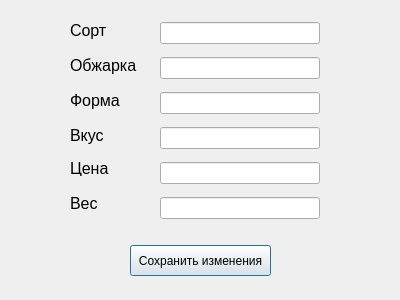
<?xml version="1.0" encoding="UTF-8"?>
<ui version="4.0">
 <class>Dialog</class>
 <widget class="QDialog" name="Dialog">
  <property name="geometry">
   <rect>
    <x>0</x>
    <y>0</y>
    <width>400</width>
    <height>300</height>
   </rect>
  </property>
  <property name="windowTitle">
   <string>Dialog</string>
  </property>
  <widget class="QLabel" name="label_6">
   <property name="geometry">
    <rect>
     <x>70</x>
     <y>195</y>
     <width>51</width>
     <height>16</height>
    </rect>
   </property>
   <property name="font">
    <font>
     <pointsize>12</pointsize>
    </font>
   </property>
   <property name="text">
    <string>Вес</string>
   </property>
  </widget>
  <widget class="QLabel" name="label">
   <property name="geometry">
    <rect>
     <x>70</x>
     <y>20</y>
     <width>41</width>
     <height>21</height>
    </rect>
   </property>
   <property name="font">
    <font>
     <pointsize>12</pointsize>
    </font>
   </property>
   <property name="text">
    <string>Сорт</string>
   </property>
  </widget>
  <widget class="QLabel" name="label_4">
   <property name="geometry">
    <rect>
     <x>70</x>
     <y>125</y>
     <width>71</width>
     <height>21</height>
    </rect>
   </property>
   <property name="font">
    <font>
     <pointsize>12</pointsize>
    </font>
   </property>
   <property name="text">
    <string>Вкус</string>
   </property>
  </widget>
  <widget class="QWidget" name="verticalLayoutWidget">
   <property name="geometry">
    <rect>
     <x>160</x>
     <y>15</y>
     <width>160</width>
     <height>211</height>
    </rect>
   </property>
   <layout class="QVBoxLayout" name="verticalLayout">
    <item>
     <widget class="QLineEdit" name="sortEdit"/>
    </item>
    <item>
     <widget class="QLineEdit" name="fryEdit"/>
    </item>
    <item>
     <widget class="QLineEdit" name="formEdit"/>
    </item>
    <item>
     <widget class="QLineEdit" name="tasteEdit"/>
    </item>
    <item>
     <widget class="QLineEdit" name="priceEdit"/>
    </item>
    <item>
     <widget class="QLineEdit" name="weightEdit"/>
    </item>
   </layout>
  </widget>
  <widget class="QPushButton" name="pushButton">
   <property name="geometry">
    <rect>
     <x>130</x>
     <y>245</y>
     <width>141</width>
     <height>31</height>
    </rect>
   </property>
   <property name="text">
    <string>Сохранить изменения</string>
   </property>
  </widget>
  <widget class="QLabel" name="label_2">
   <property name="geometry">
    <rect>
     <x>70</x>
     <y>55</y>
     <width>71</width>
     <height>21</height>
    </rect>
   </property>
   <property name="font">
    <font>
     <pointsize>12</pointsize>
    </font>
   </property>
   <property name="text">
    <string>Обжарка</string>
   </property>
  </widget>
  <widget class="QLabel" name="label_5">
   <property name="geometry">
    <rect>
     <x>70</x>
     <y>160</y>
     <width>51</width>
     <height>16</height>
    </rect>
   </property>
   <property name="font">
    <font>
     <pointsize>12</pointsize>
    </font>
   </property>
   <property name="text">
    <string>Цена</string>
   </property>
  </widget>
  <widget class="QLabel" name="label_3">
   <property name="geometry">
    <rect>
     <x>70</x>
     <y>90</y>
     <width>61</width>
     <height>21</height>
    </rect>
   </property>
   <property name="font">
    <font>
     <pointsize>12</pointsize>
    </font>
   </property>
   <property name="text">
    <string>Форма</string>
   </property>
  </widget>
 </widget>
 <resources/>
 <connections/>
</ui>
